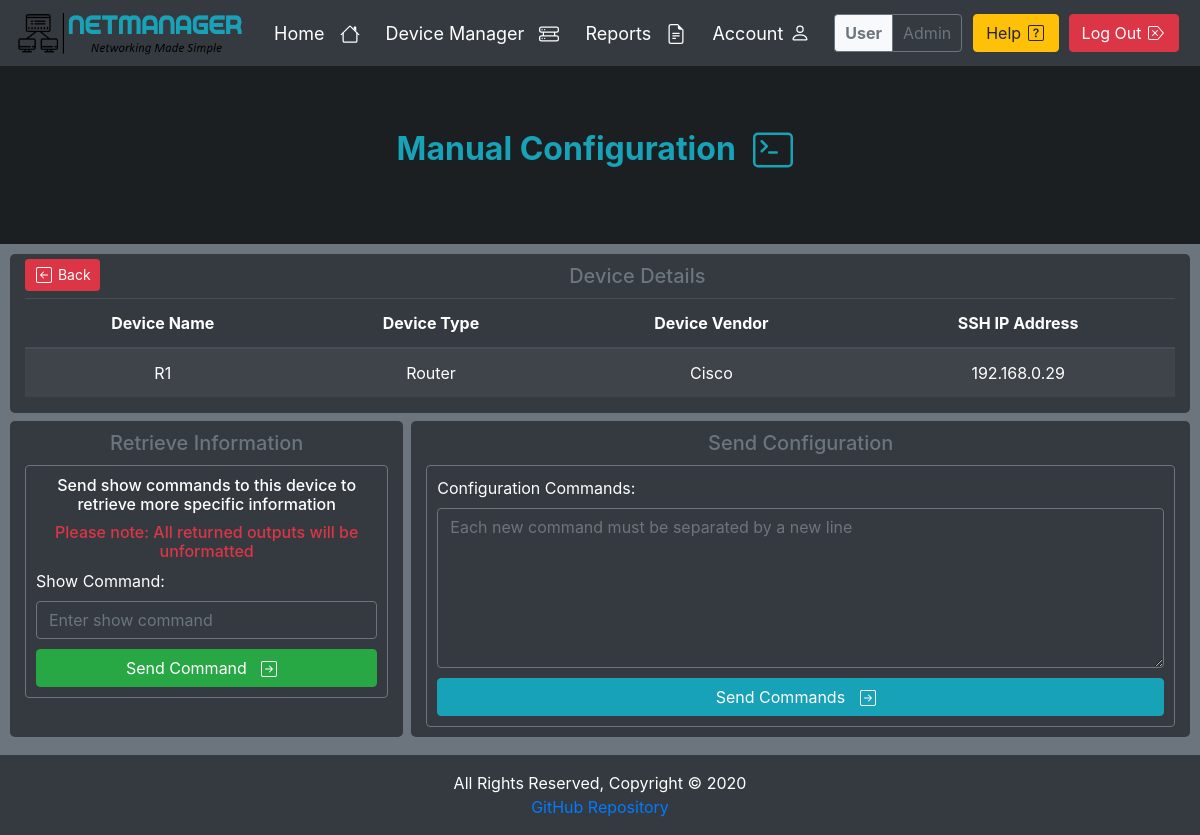
/configurator/20 (signed in), run on the app's committed database.
### devices/models.py (models this page shows)
class Device(models.Model):
    id = models.AutoField(primary_key=True)
    user = models.ForeignKey(User, on_delete=models.CASCADE)
    name = models.CharField(max_length=250, null=False)
    type = models.CharField(max_length=250, null=False)
    host = models.CharField(max_length=250, null=False)
    vendor = models.CharField(max_length=250, null=False)
    location = models.CharField(max_length=250, default='Not Specified')
    contact = models.CharField(max_length=250, default='Not Specified')
    status = models.BooleanField(default=False, editable=False)
    def get_device(self):
        device = Device.objects.get(id=self)
        return device

### configurator/views.py (the view, shortened to what this page needs)
# urls.py: path('<int:device_id>', login_required(ConfigView.as_view()), name='Config'),
class ConfigView(View):
    template = 'device_config.html'
    success_redirect = 'config:Config'
    def get(self, request, **kwargs):
        device_id = self.kwargs['device_id']
        d = Device.get_device(device_id)
        args = {'device': d}
        return render(request, self.template, args)

### templates/device_config.html (shortened to what this page needs)
{% extends 'base.html' %}
{% block jumbotron %}
    <h2 class="text-info font-weight-bold">Manual Configuration
    </h2>
{% endblock %}
{% block body %}
    <div class="row mb-2">
        <div class="col widget">
            <a href="{% url 'devices:Device-Details' device_id=device.pk %}"
               class="btn btn-danger btn-sm d-inline-block btn-back">
                Back
            </a>
            <h3 class="title d-inline-block">Device Details</h3>
            <table class="table table-striped table-dark">
                <thead>
                <tr>
                    <th>Device Name</th>
                    <th>Device Type</th>
                    <th>Device Vendor</th>
                    <th>SSH IP Address</th>
                </tr>
                </thead>
                <tbody>
                <tr>
                    <td>{{ device.name }}</td>
                    <td>{{ device.type }}</td>
                    <td>{{ device.vendor }}</td>
                    <td>{{ device.host }}</td>
                </tr>
                </tbody>
            </table>
        </div>
    </div>
    <div class="row mb-2">
        <div class="col-4 widget">
            <h3 class="title">Retrieve Information</h3>
            <div class="card card-custom">
                <h6 class="text-center">Send show commands to this device to retrieve more specific information</h6>
                <h6 class="text-danger text-center">Please note: All returned outputs will be unformatted</h6>
                <form action="{% url 'config:Config' device_id=device.id %}" method="post">
                    <label for="show">Show Command:</label>
                    <input class="form-control textbox" id="show" name="txt_show" placeholder="Enter show command"
                           required>
                    <button type="submit" class="btn btn-success btn-block" title="Send Command" name="show" id="btn_show">Send
                        Command
                    </button>
                </form>
            </div>
        </div>
        <div class="col widget ml-2">
            <h3 class="title">Send Configuration</h3>
            <div class="card card-custom">
                <form action="{% url 'config:Config' device_id=device.id %}" method="post">
                    <label for="config">Configuration Commands:</label>
                    <textarea class="form-control textbox" style="min-height: 20vh" id="config" name="txt_config"
                              placeholder="Each new command must be separated by a new line"
                              required></textarea>
                    <button type="submit" class="btn btn-info btn-block" title="Send Commands" name="send" id="btn_show">Send
                        Commands
                    </button>
                </form>
            </div>
        </div>
    </div>
{% endblock %}

### templates/navbar.html (shortened to what this page needs)
{% load static %}
<nav class="navbar navbar-expand-lg nav" id="navbar">
    <div style="padding-right: 20px">
        <a href="{% url 'accounts:Index' %}">
            <img id="logo" src="{% static 'images/logo-dark.png' %}" alt="NetManager" style="width:230px;height:50px;">
        </a>
    </div>
    <div class="collapse navbar-collapse">
        {% if user.is_authenticated %}
            <ul class="navbar-nav mr-auto" style="font-size: 18px">
                <li class="nav-item">
                    <a class="nav-item nav-link link" href="{% url 'accounts:Index' %}">Home
                    </a>
                </li>
                <li class="nav-item">
                    <a class="nav-item nav-link link" href="{% url 'devices:Device-Manager' %}">Device Manager
                    </a>
                </li>
                <li class="nav-item">
                    <a class="nav-item nav-link link" href="{% url 'accounts:Reports' %}">Reports
                    </a>
                </li>
                <li class="nav-item">
                    <a class="nav-item nav-link link" href="{% url 'accounts:Profile' %}">Account
                    </a>
                </li>
            </ul>
            <div class="form-inline">
                <div class="form-inline nav-info">
                    <div class="info bg-light border border-secondary border-right-0 rounded-left">
                        <b>User</b>
                    </div>
                    <div class="info border border-secondary rounded-right">
                        {{ user.get_username }}
                    </div>
                </div>
                <a class="btn btn-warning nav-btn" href="{% url 'accounts:Help' %}" target="_blank" type="submit"
                   title="Help">Help
                </a>
                <button class="btn btn-danger nav-btn" type="button" data-toggle="modal"
                        data-target="#logout"
                        title="Log Out">
                    Log Out
                </button>
            </div>
        {% endif %}
    </div>
</nav>

### static/css/style.css (style rules this page uses)
html { scroll-behavior: smooth; }
body { background-color: #6c757d !important; text-align: center !important; color: #f8f9fa !important; display: flex; flex-direction: column; min-height: 100vh; }
.nav { background-color: #343a40; color: black; }
.link { color: white; }
.nav-info { padding: 6px; cursor: pointer; }
.info { padding: 6px 10px; color: #6c757d; }
.nav-btn { margin-left: 5px; margin-right: 5px; }
.nav-icon { margin-left: 10px; margin-right: 10px; margin-bottom: 2px; }
.btn-icon { margin-left: 2px; margin-right: 2px; margin-bottom: 3px; }
.btn-back { margin-top: 5px; margin-bottom: 5px; float: left; }
.title { font-size: 20px; margin-top: 10px; margin-bottom: 10px; text-align: center; color: #6c757d; }
.textbox { background-color: #343a40 !important; color: white !important; border: solid #6c757d 1px !important; margin-bottom: 10px; }
.widget { background-color: #343a40; border-radius: 5px; min-height: auto; }
.card-custom { background-color: #343a40 !important; color: white !important; border: solid #6c757d 1px !important; padding: 10px; margin-bottom: 10px; text-align: left; }

### data on the page
Device: name "R1", type "Router", vendor "Cisco", host "192.168.0.29"

### other printed values
{{ user.get_username }} "Admin"
